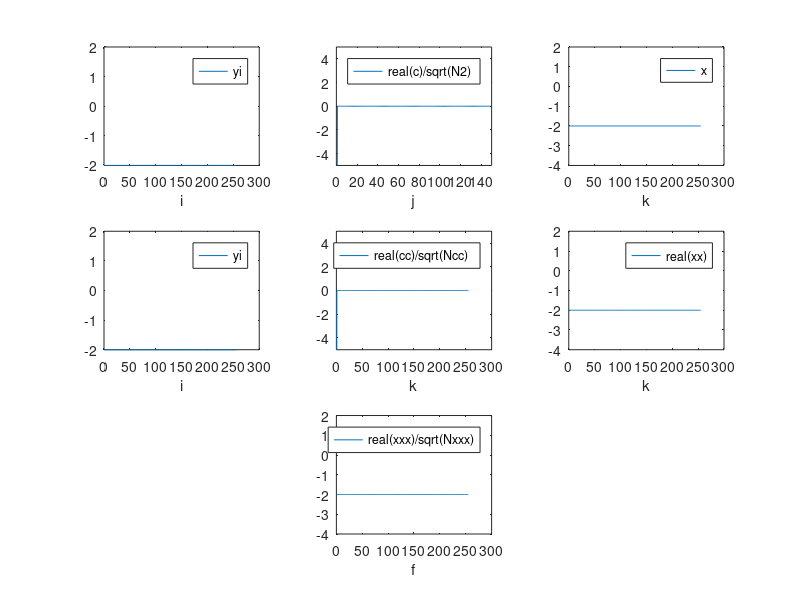

Here is the MATLAB script that generated this plot:
% W2FTCFTS
% Example of real fft and complex cfft on a real object function.
function W2FTCFTS;
global A;
% 1. The real FT fft
% The Object
i = (0:1:255);
A = [33 80 80 50 20 99 160 200];
yi = y(i);

figure(1);
subplot(3,3,1);
plot(i,yi);
axis([0 300 -2 2]);
xlabel('i');
legend('yi');

% The real Fourier Transformation
c = fft(yi);
N2 = length(c);
j = (0:1:N2-1);

subplot(3,3,2);
plot(j,real(c)/sqrt(N2));
axis([0 150 -5 5]);
xlabel('j');
legend('real(c)/sqrt(N2)');

% The inverse fourier transformation
x = ifft(c);
Nx = length(x);
k = (0:1:Nx-1);

subplot(3,3,3);
plot(k,x);
axis([0 300 -4 2]);
xlabel('k');
legend('x');

% We can not use x = fft(c) we get
% the "Error Message"
% c must be real

% 2. The complex Fourier Transformation
% The Object
i = (0:1:255);
A = [33 80 80 50 20 99 160 200];
yi = y(i);

subplot(3,3,4);
plot(i,yi);
axis([0 300 -2 2]);
xlabel('i');
legend('yi');

% The complex Fourier Transformation
cc = fft(yi);
Ncc = length(cc);
k = (0:1:Ncc-1);

subplot(3,3,5);
plot(k,real(cc)/sqrt(Ncc));
axis([0 300 -5 5]);
xlabel('k');
legend('real(cc)/sqrt(Ncc)');

% The inverse Fourier Transformation
xx = ifft(cc);
Nxx = length(xx);
k = (0:1:Nxx-1);

subplot(3,3,6);
plot(k,real(xx));
axis([0 300 -4 2]);
xlabel('k');
legend('real(xx)');

% 3. Application of cfft the second time, instead of the inverse cifft

xxx = fft(cc/sqrt(Ncc));
Nxxx = length(xxx);
f = (0:1:Nxxx - 1);

subplot(3,3,8);
plot(f,real(xxx)/sqrt(Nxxx));
axis([0 300 -4 2]);
xlabel('f');
legend('real(xxx)/sqrt(Nxxx)');




function Out=y(i);
global A;
for k=1:length(i)
    
    sum1 = 0;
    for n=1:3
        sum1 = sum1 - (logical(A(n)-i(k))>=0);
    end;
    sum2 = 0;
    for n=4:8
        sum2 = sum2 + (logical(A(n)-i(k))>=0)*((-1)^n);
    end;
    output(k) = sum1+sum2;
end;
Out = output;
